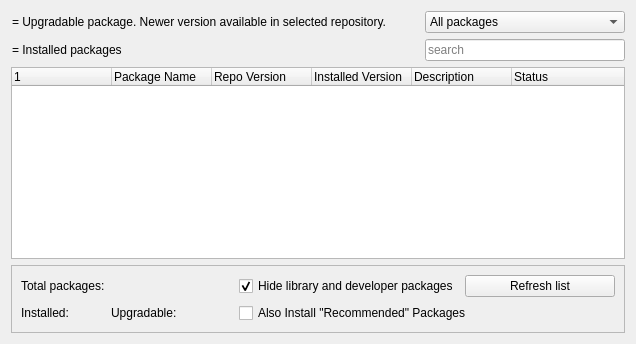
     <widget class="QWidget" name="tabMXtest">
      <property name="sizePolicy">
       <sizepolicy hsizetype="Preferred" vsizetype="Expanding">
        <horstretch>0</horstretch>
        <verstretch>0</verstretch>
       </sizepolicy>
      </property>
      <attribute name="title">
       <string>MX Test Repo</string>
      </attribute>
      <layout class="QGridLayout" name="gridLayout_5">
       <item row="3" column="0" colspan="5">
        <widget class="QFrame" name="frame_2">
         <property name="frameShape">
          <enum>QFrame::Shape::StyledPanel</enum>
         </property>
         <property name="frameShadow">
          <enum>QFrame::Shadow::Raised</enum>
         </property>
         <layout class="QHBoxLayout" name="horizontalLayout">
          <item>
           <layout class="QGridLayout" name="gridLayout_6">
            <item row="0" column="0" colspan="3">
             <widget class="QLabel" name="labelTotalApps_2">
              <property name="text">
               <string>Total packages:</string>
              </property>
             </widget>
            </item>
            <item row="1" column="0">
             <widget class="QLabel" name="labelInstalled_2">
              <property name="text">
               <string>Installed:</string>
              </property>
             </widget>
            </item>
            <item row="1" column="2">
             <spacer name="horizontalSpacer_8">
              <property name="orientation">
               <enum>Qt::Orientation::Horizontal</enum>
              </property>
              <property name="sizeType">
               <enum>QSizePolicy::Policy::Preferred</enum>
              </property>
              <property name="sizeHint" stdset="0">
               <size>
                <width>17</width>
                <height>17</height>
               </size>
              </property>
             </spacer>
            </item>
            <item row="1" column="5">
             <widget class="QLabel" name="labelNumUpgrMX">
              <property name="text">
               <string/>
              </property>
             </widget>
            </item>
            <item row="1" column="3" colspan="2">
             <widget class="QLabel" name="labelUpgradable_2">
              <property name="text">
               <string>Upgradable:</string>
              </property>
             </widget>
            </item>
            <item row="0" column="7">
             <widget class="QCheckBox" name="checkHideLibsMX">
              <property name="text">
               <string>Hide library and developer packages</string>
              </property>
              <property name="checked">
               <bool>true</bool>
              </property>
             </widget>
            </item>
            <item row="1" column="1">
             <widget class="QLabel" name="labelNumInstMX">
              <property name="text">
               <string/>
              </property>
             </widget>
            </item>
            <item row="0" column="3">
             <widget class="QLabel" name="labelNumApps_2">
              <property name="text">
               <string/>
              </property>
             </widget>
            </item>
            <item row="1" column="6">
             <spacer name="horizontalSpacer_9">
              <property name="orientation">
               <enum>Qt::Orientation::Horizontal</enum>
              </property>
              <property name="sizeHint" stdset="0">
               <size>
                <width>37</width>
                <height>17</height>
               </size>
              </property>
             </spacer>
            </item>
            <item row="0" column="8">
             <widget class="QPushButton" name="pushForceUpdateMX">
              <property name="minimumSize">
               <size>
                <width>150</width>
                <height>0</height>
               </size>
              </property>
              <property name="maximumSize">
               <size>
                <width>200</width>
                <height>16777215</height>
               </size>
              </property>
              <property name="text">
               <string>Refresh list</string>
              </property>
              <property name="icon">
               <iconset theme="reload"/>
              </property>
              <property name="autoDefault">
               <bool>false</bool>
              </property>
             </widget>
            </item>
            <item row="0" column="4" colspan="3">
             <spacer name="horizontalSpacer_7">
              <property name="orientation">
               <enum>Qt::Orientation::Horizontal</enum>
              </property>
              <property name="sizeType">
               <enum>QSizePolicy::Policy::Preferred</enum>
              </property>
              <property name="sizeHint" stdset="0">
               <size>
                <width>17</width>
                <height>17</height>
               </size>
              </property>
             </spacer>
            </item>
            <item row="1" column="7" colspan="2">
             <widget class="QCheckBox" name="checkBoxInstallRecommendsMX">
              <property name="text">
               <string>Also Install &quot;Recommended&quot; Packages</string>
              </property>
             </widget>
            </item>
           </layout>
          </item>
         </layout>
        </widget>
       </item>
       <item row="1" column="4">
        <widget class="QLineEdit" name="searchBoxMX">
         <property name="minimumSize">
          <size>
           <width>150</width>
           <height>0</height>
          </size>
         </property>
         <property name="maximumSize">
          <size>
           <width>200</width>
           <height>16777215</height>
          </size>
         </property>
         <property name="placeholderText">
          <string>search</string>
         </property>
         <property name="clearButtonEnabled">
          <bool>true</bool>
         </property>
        </widget>
       </item>
       <item row="1" column="0" colspan="4">
        <widget class="QPushButton" name="iconInstalledPackages_2">
         <property name="styleSheet">
          <string notr="true">text-align: left</string>
         </property>
         <property name="text">
          <string>= Installed packages</string>
         </property>
         <property name="icon">
          <iconset theme="package-installed-updated"/>
         </property>
         <property name="autoDefault">
          <bool>false</bool>
         </property>
         <property name="flat">
          <bool>true</bool>
         </property>
        </widget>
       </item>
       <item row="0" column="0" colspan="4">
        <widget class="QPushButton" name="iconUpgradable_2">
         <property name="enabled">
          <bool>true</bool>
         </property>
         <property name="sizePolicy">
          <sizepolicy hsizetype="Preferred" vsizetype="Preferred">
           <horstretch>0</horstretch>
           <verstretch>0</verstretch>
          </sizepolicy>
         </property>
         <property name="styleSheet">
          <string notr="true">text-align: left</string>
         </property>
         <property name="text">
          <string>= Upgradable package. Newer version available in selected repository.</string>
         </property>
         <property name="icon">
          <iconset theme="package-installed-outdated"/>
         </property>
         <property name="autoDefault">
          <bool>false</bool>
         </property>
         <property name="flat">
          <bool>true</bool>
         </property>
        </widget>
       </item>
       <item row="0" column="4">
        <widget class="QComboBox" name="comboFilterMX">
         <property name="enabled">
          <bool>true</bool>
         </property>
         <property name="minimumSize">
          <size>
           <width>150</width>
           <height>0</height>
          </size>
         </property>
         <property name="maximumSize">
          <size>
           <width>200</width>
           <height>16777215</height>
          </size>
         </property>
         <property name="toolTip">
          <string>&lt;html&gt;&lt;head/&gt;&lt;body&gt;&lt;p&gt;Filter packages according to their status.&lt;/p&gt;&lt;/body&gt;&lt;/html&gt;</string>
         </property>
         <property name="currentText">
          <string>All packages</string>
         </property>
         <item>
          <property name="text">
           <string>All packages</string>
          </property>
         </item>
         <item>
          <property name="text">
           <string>Installed</string>
          </property>
         </item>
         <item>
          <property name="text">
           <string>Upgradable</string>
          </property>
         </item>
         <item>
          <property name="text">
           <string>Not installed</string>
          </property>
         </item>
         <item>
          <property name="text">
           <string>Autoremovable</string>
          </property>
         </item>
        </widget>
       </item>
       <item row="2" column="0" colspan="5">
        <widget class="QTreeWidget" name="treeMXtest">
         <property name="sortingEnabled">
          <bool>false</bool>
         </property>
         <column>
          <property name="text">
           <string notr="true"/>
          </property>
         </column>
         <column>
          <property name="text">
           <string>Package Name</string>
          </property>
         </column>
         <column>
          <property name="text">
           <string>Repo Version</string>
          </property>
         </column>
         <column>
          <property name="text">
           <string>Installed Version</string>
          </property>
         </column>
         <column>
          <property name="text">
           <string>Description</string>
          </property>
         </column>
         <column>
          <property name="text">
           <string notr="true">Status</string>
          </property>
         </column>
        </widget>
       </item>
      </layout>
     </widget>
